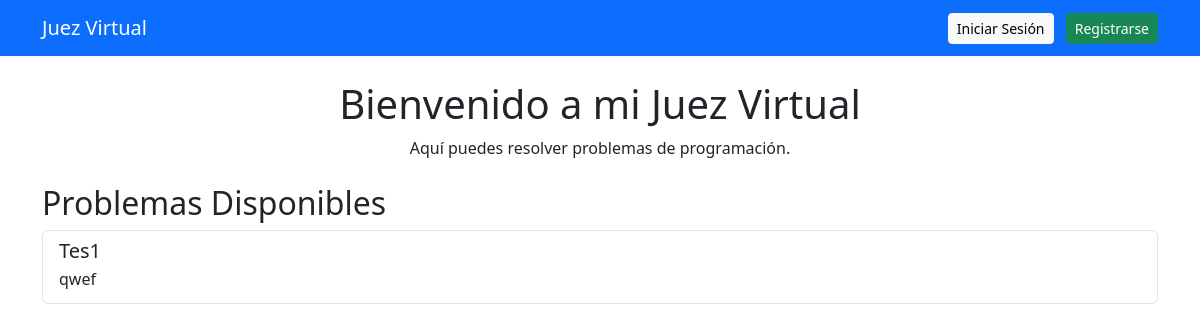
The app's page /, older data.
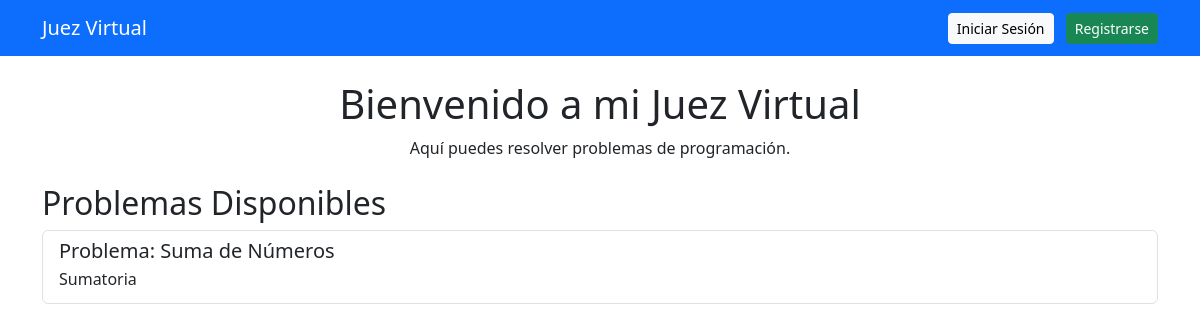
The same page, newer data.
### juez/models.py (models this page shows, shortened)
class Problema(models.Model):
    titulo = models.CharField(max_length=200)
    descripcion = models.TextField()
    enunciado = models.TextField(default="Enunciado no disponible")  # Texto descriptivo del problema
    entrada_ejemplo = models.TextField(blank=True, null=True)  # Entrada de ejemplo (mostrada en el HTML)
    salida_ejemplo = models.TextField(blank=True, null=True)  # Salida de ejemplo (mostrada en el HTML)
    entradas_prueba = models.TextField(help_text="Entradas de prueba separadas por líneas")
    salidas_esperadas = models.TextField(help_text="Salidas esperadas separadas por líneas")

### inicio/views.py (the view)
# urls.py: path('', pagina_inicio, name='pagina_inicio'),
def pagina_inicio(request):
    problemas = Problema.objects.all().order_by('-id')
    return render(request, 'inicio/index.html', {'problemas': problemas})

### inicio/templates/inicio/index.html (shortened to what this page needs)
<!DOCTYPE html>
<html lang="es">
<head>
    <link href="https://cdn.jsdelivr.net/npm/bootstrap@5.3.0/dist/css/bootstrap.min.css" rel="stylesheet">
</head>
<body>
    <nav class="navbar navbar-dark bg-primary">
        <div class="container d-flex justify-content-between">
            <a class="navbar-brand" href="#">Juez Virtual</a>
            <div>
                {% if user.is_authenticated %}
                    <span class="text-light me-3">Hola, {{ user.first_name }} {{ user.last_name }}</span>
                    <a href="{% url 'logout' %}" class="btn btn-danger btn-sm">Cerrar Sesión</a>
                {% else %}
                    <a href="{% url 'login' %}" class="btn btn-light btn-sm me-2">Iniciar Sesión</a>
                    <a href="{% url 'registro' %}" class="btn btn-success btn-sm">Registrarse</a>
                {% endif %}
            </div>
        </div>
    </nav>
    <div class="container mt-4">
        <h1 class="text-center">Bienvenido a mi Juez Virtual</h1>
        <p class="text-center">Aquí puedes resolver problemas de programación.</p>
        <h2 class="mt-4">Problemas Disponibles</h2>
        <div class="list-group">
            {% for problema in problemas %}
                <a href="{% url 'detalle_problema' problema.id %}" class="list-group-item list-group-item-action">
                    <h5 class="mb-1">{{ problema.titulo }}</h5>
                    <p class="mb-1">{{ problema.descripcion|truncatewords:20 }}</p>
                </a>
            {% empty %}
                <p class="text-muted">No hay problemas disponibles por el momento.</p>
            {% endfor %}
        </div>
    </div>
</body>
</html>

Row changes from the older to the newer data that the page shows:
removed Problema: titulo "Tes1", descripcion "qwef"
added Problema: titulo "Problema: Suma de Números", descripcion "Sumatoria"
